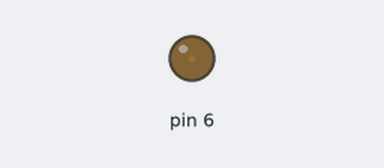
A sketch run on a simulated Arduino Uno, built with avr-gcc and run on an emulated ATmega328P. Shown: output pins drawn as LEDs (lit = HIGH).

Above: at 0.05 s.
At 2.25 s:
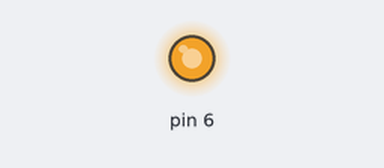
At 3.35 s:
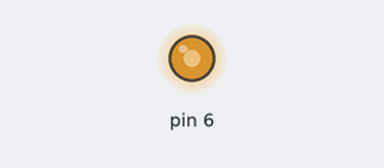
At 4.5 s:
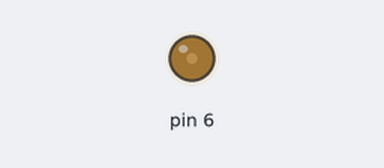
Timing chart, 0 to 6.6 s (numbered marks = the images above):
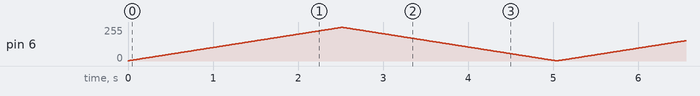

The sketch:

___.ino
```cpp
int a = 1, up = 1;
void setup() {
  pinMode(6, OUTPUT);
}

void loop () {
  a += up;
  if (a <= 1 || a >= 253) {
    up *= (-1);
  }
  analogWrite(6, a);
  delay(10);
}
```
